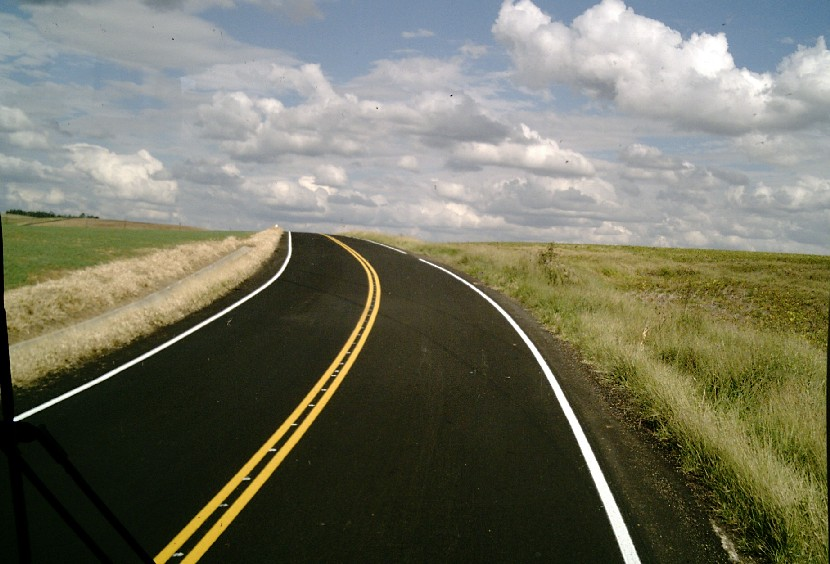
#> input picture via.bmp, 830 x 564 px
$ python problema2_via.py
#> lines starting #> are read from the running program, lines starting #| are printed output that depends on the picture; after the words box and inside, x2 and y2 are one past the last pixel; in counts of white or black regions, pixels touching at a corner belong together
### util.py
"""Funções auxiliares compartilhadas pelos problemas."""
import glob
import os
import sys

import cv2

BASE = os.path.dirname(os.path.abspath(__file__))
SAIDA = os.path.join(BASE, "resultados")


def localizar_arquivo(candidatos, pastas=("", "video", "imagens")):
    """Retorna o primeiro arquivo existente entre os candidatos.

    Se um caminho for passado na linha de comando (sys.argv[1]) ele tem prioridade.
    Os candidatos podem conter curingas (ex.: "*.mp4").
    """
    if len(sys.argv) > 1 and not sys.argv[1].startswith("-"):
        return sys.argv[1]
    for nome in candidatos:
        for pasta in pastas:
            for raiz in (BASE, os.getcwd()):
                achados = sorted(glob.glob(os.path.join(raiz, pasta, nome)))
                if achados:
                    return achados[0]
    raise FileNotFoundError(
        f"Nenhum arquivo encontrado entre {candidatos}. "
        "Informe o caminho: python <script>.py caminho/do/arquivo"
    )


# [17 lines left out: function arquivos_entrada, not called in this run]


def nome_base(caminho):
    return os.path.splitext(os.path.basename(caminho))[0]


def ler_imagem(caminho):
#> called with caminho = 'via.bmp'
    img = cv2.imread(caminho)
#> img is the input picture: shape (564, 830, 3); mean B, G, R 97.7, 114.6, 114.2
    if img is None:
        raise FileNotFoundError(f"Não foi possível abrir a imagem: {caminho}")
    return img


def caminho_saida(nome):
    os.makedirs(SAIDA, exist_ok=True)
    return os.path.join(SAIDA, nome)


def salvar_imagem(nome, img):
    caminho = caminho_saida(nome)
    cv2.imwrite(caminho, img)
    print(f"  -> {caminho}")
    return caminho


# [13 lines left out: functions salvar_texto, escrever, not called in this run]

### problema2_via.py
"""Problema 2 - Veículo autônomo: realçar as linhas da via (via.bmp).

Saídas:
  (a) resultados/p2_binarizada.png - imagem binarizada (bordas de Canny)
  (b) resultados/p2_rotulada.png   - imagem original com as bordas em vermelho
  extra: resultados/p2_linhas.png  - faixas pintadas da via (Hough) em vermelho
"""
import cv2
import numpy as np

from util import ler_imagem, localizar_arquivo, salvar_imagem


def main():
    caminho = localizar_arquivo(["via.bmp"])
    print(f"Problema 2 - entrada: {caminho}")
    img = ler_imagem(caminho)

    gray = cv2.cvtColor(img, cv2.COLOR_BGR2GRAY)
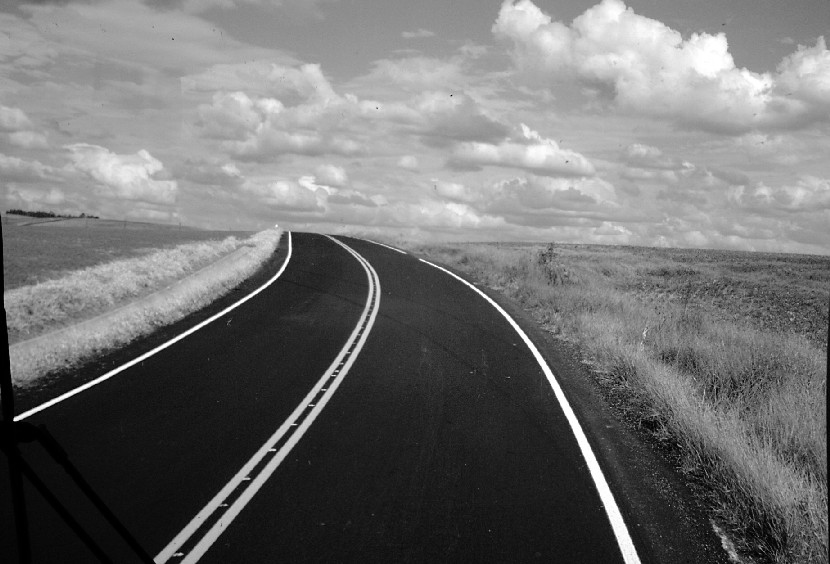
#> gray: shape (564, 830); min 0, max 255, mean 112.5
    suave = cv2.GaussianBlur(gray, (5, 5), 0)
    # Limiares do Canny calculados a partir da mediana (funciona em imagens claras/escuras).
    mediana = np.median(suave)
#> mediana = 130
    baixo, alto = int(max(0, 0.66 * mediana)), int(min(255, 1.33 * mediana))
#> baixo = 85; alto = 172
    bordas = cv2.Canny(suave, baixo, alto)
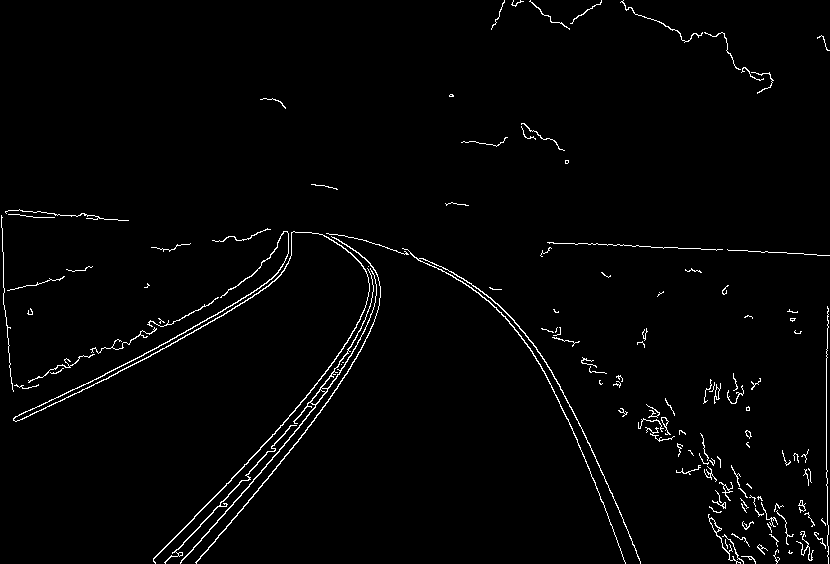
#> bordas: shape (564, 830); 1.9% white in thin lines or dots

    rotulada = img.copy()
    rotulada[bordas > 0] = (0, 0, 255)
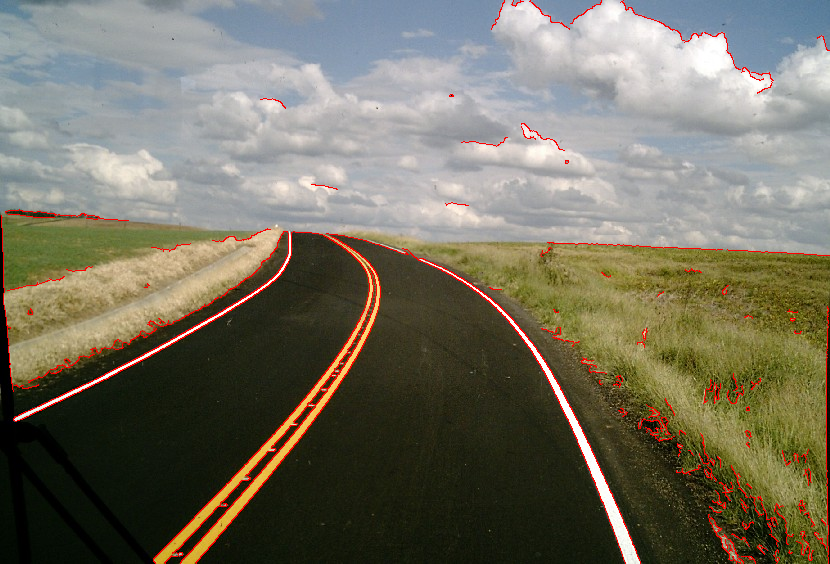
#> rotulada: shape (564, 830, 3); 1.92% of pixels changed, all inside (x1, y1, x2, y2) = (1, 0, 830, 564)

    # Extra: realce só da tinta da pista (branca ou amarela saturada) que encosta no
    # asfalto escuro, seguido de Canny + HoughLinesP para obter os segmentos das faixas.
    hsv = cv2.cvtColor(cv2.GaussianBlur(img, (5, 5), 0), cv2.COLOR_BGR2HSV)
#> hsv: shape (564, 830, 3); mean H, S, V 52.7, 84.9, 120.1
    branco = cv2.inRange(hsv, (0, 0, 170), (179, 50, 255))
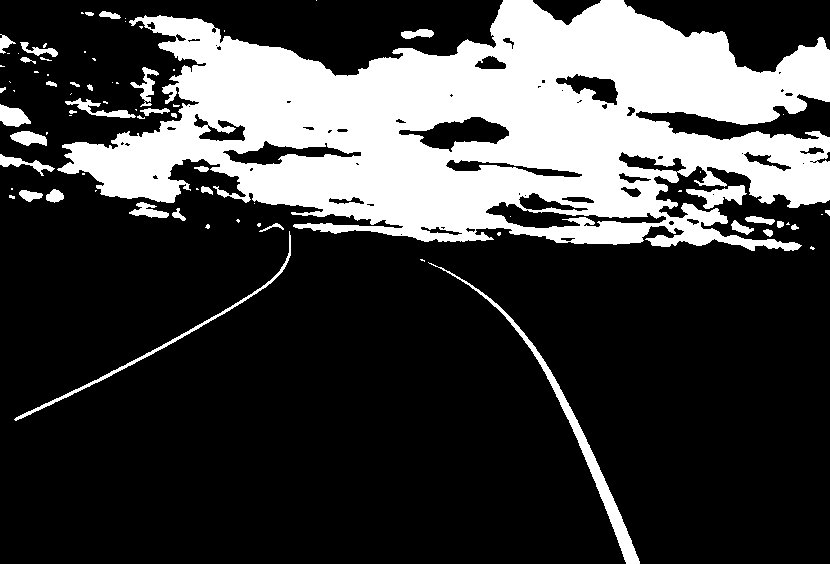
#> branco: shape (564, 830); 25.5% white; 80 white regions (44 under 20 px), largest, box (x1, y1, x2, y2) and area: (57, 0, 830, 251) 110122, (428, 262, 640, 564) 2684, (14, 231, 291, 421) 1076
    amarelo = cv2.inRange(hsv, (12, 110, 120), (35, 255, 255))
#> amarelo: shape (564, 830); 8.9% white; 183 white regions (151 under 20 px), largest, box (x1, y1, x2, y2) and area: (413, 244, 826, 528) 29768, (154, 236, 381, 564) 6415, (7, 294, 95, 343) 1532
    asfalto = cv2.inRange(hsv, (0, 0, 0), (179, 255, 60))  # asfalto: muito escuro
#> asfalto: shape (564, 830); 31.2% white; 73 white regions (61 under 20 px), largest, box (x1, y1, x2, y2) and area: (197, 316, 624, 564) 65580, (0, 221, 366, 564) 63835, (568, 393, 795, 564) 14220
    perto_asfalto = cv2.dilate(asfalto, np.ones((9, 9), np.uint8))
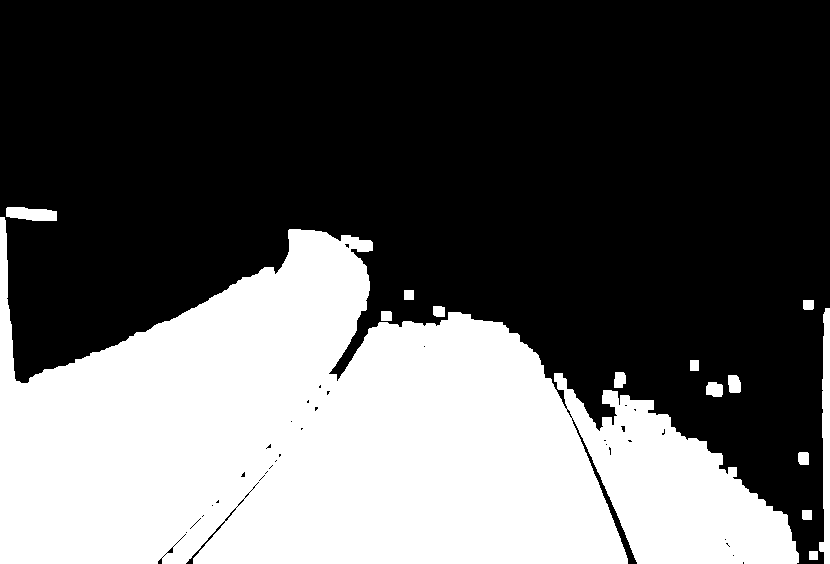
#> perto_asfalto: shape (564, 830); 36.7% white; 14 white regions, largest, box (x1, y1, x2, y2) and area: (0, 217, 799, 564) 167995, (819, 308, 830, 564) 1817, (6, 207, 57, 221) 575
    tinta = (branco | amarelo) & perto_asfalto
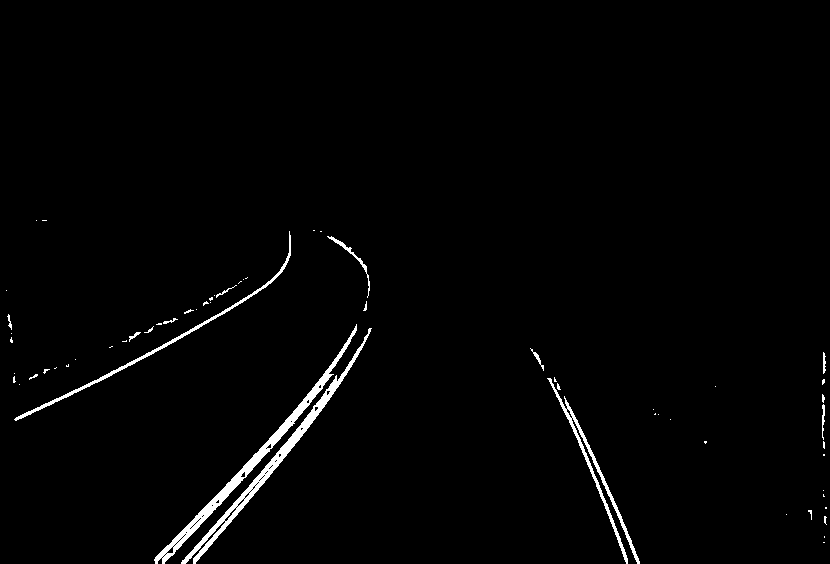
#> tinta: shape (564, 830); 1.7% white; 61 white regions (46 under 20 px), largest, box (x1, y1, x2, y2) and area: (154, 324, 357, 564) 2366, (181, 328, 372, 564) 2268, (547, 378, 640, 564) 1247
    h = tinta.shape[0]
#> h = 564
    tinta[: int(h * 0.4)] = 0
    linhas = cv2.HoughLinesP(cv2.Canny(tinta, 50, 150), 1, np.pi / 180, threshold=30,
                             minLineLength=h // 15, maxLineGap=25)
#> linhas = 54 rows, first 6: [164, 563, 287, 431], [230, 481, 302, 401], [246, 489, 365, 342], [94, 380, 194, 327], [231, 522, 321, 411], [556, 390, 622, 553]
    img_linhas = img.copy()
    if linhas is not None:
        for x1, y1, x2, y2 in linhas.reshape(-1, 4):
            if abs(y2 - y1) < 0.2 * abs(x2 - x1):
                continue  # descarta segmentos quase horizontais
            cv2.line(img_linhas, (x1, y1), (x2, y2), (0, 0, 255), 2, cv2.LINE_AA)
#> this loop made 54 passes
#> (x1, y1, x2, y2) on passes 1 to 12: (164, 563, 287, 431), (230, 481, 302, 401), (246, 489, 365, 342), (94, 380, 194, 327), (231, 522, 321, 411), (556, 390, 622, 553), (553, 377, 616, 512), (290, 421, 361, 350), (90, 386, 199, 328), (154, 559, 206, 504), (78, 388, 122, 365), (604, 479, 627, 530)
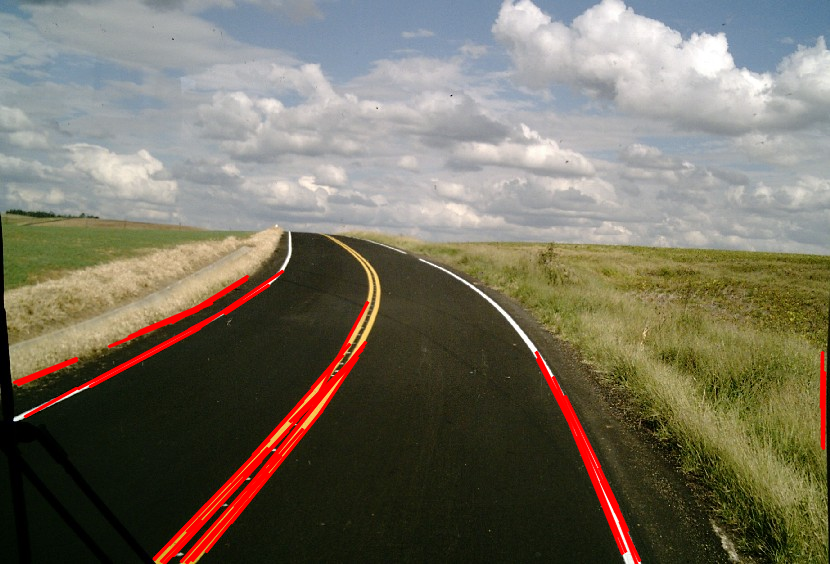
#> img_linhas: shape (564, 830, 3); 3.1% of pixels changed, all inside (x1, y1, x2, y2) = (12, 269, 827, 564)

    salvar_imagem("p2_binarizada.png", bordas)
    salvar_imagem("p2_rotulada.png", rotulada)
    salvar_imagem("p2_linhas.png", img_linhas)


if __name__ == "__main__":
    main()
